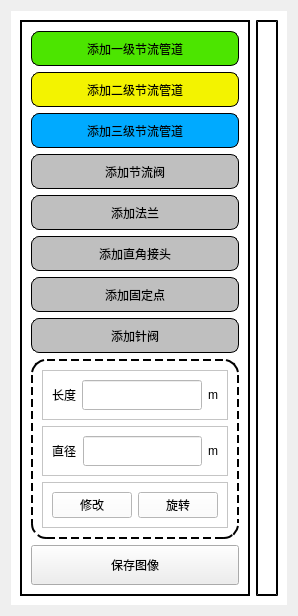
         <widget class="QWidget" name="page_2">
          <layout class="QVBoxLayout" name="verticalLayout_7">
           <item>
            <widget class="QWidget" name="widget_9" native="true">
             <property name="styleSheet">
              <string notr="true">background-color: rgb(255, 255, 255);</string>
             </property>
             <layout class="QHBoxLayout" name="horizontalLayout_36">
              <item>
               <widget class="QFrame" name="frame_37">
                <property name="minimumSize">
                 <size>
                  <width>200</width>
                  <height>0</height>
                 </size>
                </property>
                <property name="maximumSize">
                 <size>
                  <width>250</width>
                  <height>16777215</height>
                 </size>
                </property>
                <property name="frameShape">
                 <enum>QFrame::Box</enum>
                </property>
                <property name="frameShadow">
                 <enum>QFrame::Plain</enum>
                </property>
                <property name="lineWidth">
                 <number>2</number>
                </property>
                <property name="midLineWidth">
                 <number>1</number>
                </property>
                <layout class="QVBoxLayout" name="verticalLayout_8">
                 <item>
                  <widget class="QPushButton" name="addpipe2">
                   <property name="minimumSize">
                    <size>
                     <width>0</width>
                     <height>35</height>
                    </size>
                   </property>
                   <property name="styleSheet">
                    <string notr="true">background-color: #4ce500;
font: 14pt &quot;华文琥珀&quot;;
	border:1px solid rgb(0,0,0);
	border-radius:8px;</string>
                   </property>
                   <property name="text">
                    <string>添加一级节流管道</string>
                   </property>
                  </widget>
                 </item>
                 <item>
                  <widget class="QPushButton" name="addpipe3">
                   <property name="minimumSize">
                    <size>
                     <width>0</width>
                     <height>35</height>
                    </size>
                   </property>
                   <property name="styleSheet">
                    <string notr="true">background-color: rgb(243, 243, 0);
font: 14pt &quot;华文琥珀&quot;;
	border:1px solid rgb(0,0,0);
	border-radius:8px;</string>
                   </property>
                   <property name="text">
                    <string>添加二级节流管道</string>
                   </property>
                  </widget>
                 </item>
                 <item>
                  <widget class="QPushButton" name="addpipe1">
                   <property name="minimumSize">
                    <size>
                     <width>0</width>
                     <height>35</height>
                    </size>
                   </property>
                   <property name="styleSheet">
                    <string notr="true">background-color: #00aaff;
font: 14pt &quot;华文琥珀&quot;;
	border:1px solid rgb(0,0,0);
	border-radius:8px;</string>
                   </property>
                   <property name="text">
                    <string>添加三级节流管道</string>
                   </property>
                  </widget>
                 </item>
                 <item>
                  <widget class="QPushButton" name="addpipe1_2">
                   <property name="minimumSize">
                    <size>
                     <width>0</width>
                     <height>35</height>
                    </size>
                   </property>
                   <property name="styleSheet">
                    <string notr="true">background-color: #bfbfbf;
font: 14pt &quot;华文琥珀&quot;;
	border:1px solid rgb(0,0,0);
	border-radius:8px;</string>
                   </property>
                   <property name="text">
                    <string>添加节流阀</string>
                   </property>
                  </widget>
                 </item>
                 <item>
                  <widget class="QPushButton" name="addpipe1_3">
                   <property name="minimumSize">
                    <size>
                     <width>0</width>
                     <height>35</height>
                    </size>
                   </property>
                   <property name="styleSheet">
                    <string notr="true">background-color: #bfbfbf;
font: 14pt &quot;华文琥珀&quot;;
	border:1px solid rgb(0,0,0);
	border-radius:8px;</string>
                   </property>
                   <property name="text">
                    <string>添加法兰</string>
                   </property>
                  </widget>
                 </item>
                 <item>
                  <widget class="QPushButton" name="addpipe1_4">
                   <property name="minimumSize">
                    <size>
                     <width>0</width>
                     <height>35</height>
                    </size>
                   </property>
                   <property name="styleSheet">
                    <string notr="true">background-color: #bfbfbf;
font: 14pt &quot;华文琥珀&quot;;
	border:1px solid rgb(0,0,0);
	border-radius:8px;</string>
                   </property>
                   <property name="text">
                    <string>添加直角接头</string>
                   </property>
                  </widget>
                 </item>
                 <item>
                  <widget class="QPushButton" name="addpipe1_5">
                   <property name="minimumSize">
                    <size>
                     <width>0</width>
                     <height>35</height>
                    </size>
                   </property>
                   <property name="styleSheet">
                    <string notr="true">background-color: #bfbfbf;
font: 14pt &quot;华文琥珀&quot;;
	border:1px solid rgb(0,0,0);
	border-radius:8px;</string>
                   </property>
                   <property name="text">
                    <string>添加固定点</string>
                   </property>
                  </widget>
                 </item>
                 <item>
                  <widget class="QPushButton" name="addpipe1_6">
                   <property name="minimumSize">
                    <size>
                     <width>0</width>
                     <height>35</height>
                    </size>
                   </property>
                   <property name="styleSheet">
                    <string notr="true">background-color: #bfbfbf;
font: 14pt &quot;华文琥珀&quot;;
	border:1px solid rgb(0,0,0);
	border-radius:8px;</string>
                   </property>
                   <property name="text">
                    <string>添加针阀</string>
                   </property>
                  </widget>
                 </item>
                 <item alignment="Qt::AlignTop">
                  <widget class="QFrame" name="frame_39">
                   <property name="styleSheet">
                    <string notr="true">#frame_39{
	border:2px dashed ;
	border-radius:15px
}</string>
                   </property>
                   <property name="frameShape">
                    <enum>QFrame::StyledPanel</enum>
                   </property>
                   <property name="frameShadow">
                    <enum>QFrame::Raised</enum>
                   </property>
                   <layout class="QVBoxLayout" name="verticalLayout_19">
                    <item>
                     <widget class="QFrame" name="frame_38">
                      <property name="styleSheet">
                       <string notr="true">font: 12pt &quot;宋体&quot;;</string>
                      </property>
                      <property name="frameShape">
                       <enum>QFrame::StyledPanel</enum>
                      </property>
                      <property name="frameShadow">
                       <enum>QFrame::Raised</enum>
                      </property>
                      <layout class="QHBoxLayout" name="horizontalLayout_49">
                       <item>
                        <widget class="QLabel" name="label_80">
                         <property name="styleSheet">
                          <string notr="true">font: 12pt &quot;宋体&quot;;</string>
                         </property>
                         <property name="text">
                          <string>长度</string>
                         </property>
                        </widget>
                       </item>
                       <item>
                        <widget class="QLineEdit" name="lineEdit_5">
                         <property name="minimumSize">
                          <size>
                           <width>0</width>
                           <height>30</height>
                          </size>
                         </property>
                        </widget>
                       </item>
                       <item>
                        <widget class="QLabel" name="label_65">
                         <property name="text">
                          <string>m</string>
                         </property>
                        </widget>
                       </item>
                      </layout>
                     </widget>
                    </item>
                    <item>
                     <widget class="QFrame" name="frame_60">
                      <property name="styleSheet">
                       <string notr="true">font: 12pt &quot;宋体&quot;;</string>
                      </property>
                      <property name="frameShape">
                       <enum>QFrame::StyledPanel</enum>
                      </property>
                      <property name="frameShadow">
                       <enum>QFrame::Raised</enum>
                      </property>
                      <layout class="QHBoxLayout" name="horizontalLayout_50">
                       <item>
                        <widget class="QLabel" name="label_81">
                         <property name="styleSheet">
                          <string notr="true">font: 12pt &quot;宋体&quot;;</string>
                         </property>
                         <property name="text">
                          <string>直径</string>
                         </property>
                        </widget>
                       </item>
                       <item>
                        <widget class="QLineEdit" name="lineEdit_6">
                         <property name="minimumSize">
                          <size>
                           <width>0</width>
                           <height>30</height>
                          </size>
                         </property>
                        </widget>
                       </item>
                       <item>
                        <widget class="QLabel" name="label_67">
                         <property name="text">
                          <string>m</string>
                         </property>
                        </widget>
                       </item>
                      </layout>
                     </widget>
                    </item>
                    <item>
                     <widget class="QFrame" name="frame_35">
                      <property name="frameShape">
                       <enum>QFrame::StyledPanel</enum>
                      </property>
                      <property name="frameShadow">
                       <enum>QFrame::Raised</enum>
                      </property>
                      <layout class="QHBoxLayout" name="horizontalLayout_35">
                       <item>
                        <widget class="QPushButton" name="pushButton_4">
                         <property name="text">
                          <string>修改</string>
                         </property>
                        </widget>
                       </item>
                       <item>
                        <widget class="QPushButton" name="pushButton_5">
                         <property name="text">
                          <string>旋转</string>
                         </property>
                        </widget>
                       </item>
                      </layout>
                     </widget>
                    </item>
                   </layout>
                  </widget>
                 </item>
                 <item>
                  <widget class="QPushButton" name="pushButton_2">
                   <property name="minimumSize">
                    <size>
                     <width>0</width>
                     <height>40</height>
                    </size>
                   </property>
                   <property name="styleSheet">
                    <string notr="true">font: 14pt &quot;黑体&quot;;
background-color: rgb(238, 238, 238);</string>
                   </property>
                   <property name="text">
                    <string>保存图像</string>
                   </property>
                  </widget>
                 </item>
                </layout>
               </widget>
              </item>
              <item>
               <widget class="QFrame" name="frame_Mapping">
                <property name="styleSheet">
                 <string notr="true">#frame_Mapping{
	border:2px inset
}</string>
                </property>
                <property name="frameShape">
                 <enum>QFrame::Box</enum>
                </property>
                <property name="frameShadow">
                 <enum>QFrame::Raised</enum>
                </property>
                <layout class="QGridLayout" name="gridLayout">
                 <item row="0" column="0">
                  <layout class="QVBoxLayout" name="layout"/>
                 </item>
                </layout>
               </widget>
              </item>
             </layout>
            </widget>
           </item>
          </layout>
         </widget>
